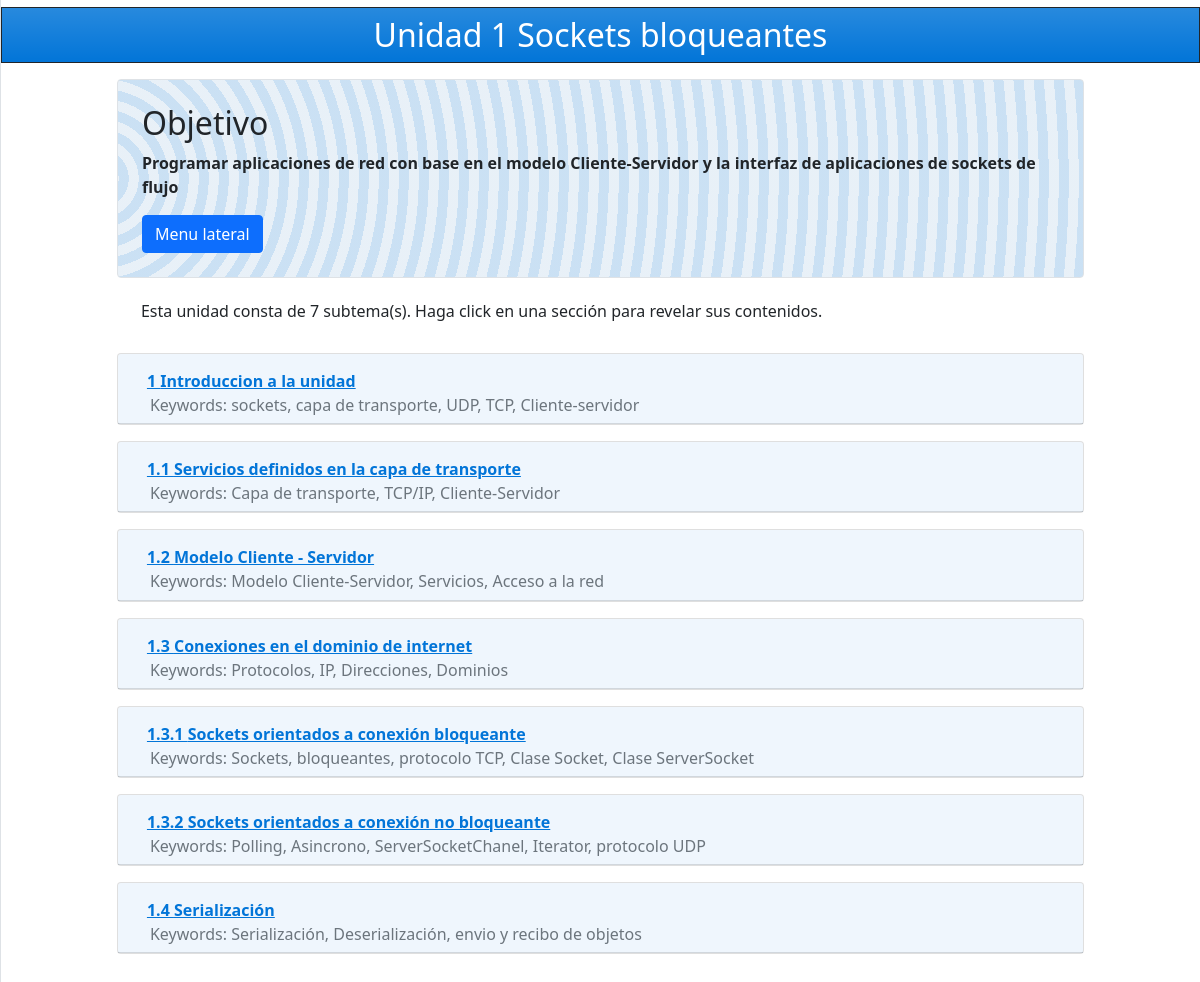
The app's page /1/, older data.
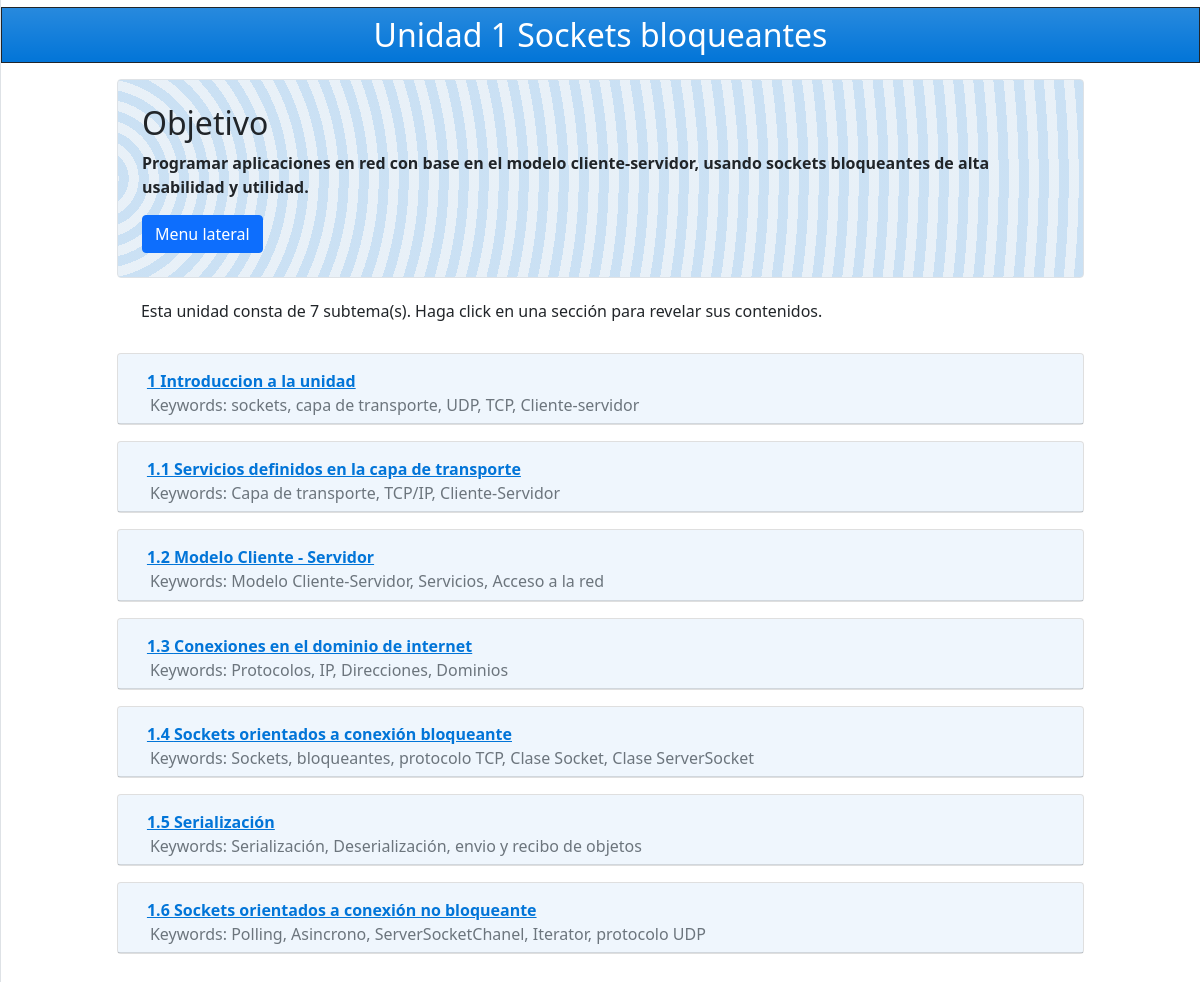
The same page, newer data.
### gestion/models.py (models this page shows, shortened)
class BaseUnit(models.Model):
    class Meta:
        abstract = True
    name = models.CharField(
        max_length=50, help_text="Nombre de la unidad.", verbose_name="Nombre de la unidad"
    )
    order = models.PositiveIntegerField(
        unique=True, help_text="Índice de la unidad (usado para ordenar cada unidad).", verbose_name="Índice"
    )

class Unit(BaseUnit):
    class Meta:
        ordering = ("order",)
    goal = models.CharField(
        max_length=200, default="Ejemplo", help_text="Objetivo de la materia.", verbose_name="Objetivo"
    )
    header_color = ColorField(default="#000000", help_text="Color de la barra principal.")

class SubUnit(BaseUnit):
    class Meta:
        ordering = ("order",)
    parent = models.ForeignKey(
        Unit,
        on_delete=models.CASCADE,
        related_name="SubUnit",
        help_text="Sección padre de esta subunidad.",
        verbose_name="Sección padre",
    )
    contents = HTMLField(help_text="Contenidos de esta subunidad.")
    keywords = models.TextField(
        max_length=1000, help_text="Palabras clave (opcionales).", blank=True, null=True
    )
    order_as_str = models.CharField(
        max_length=10,
        unique=True,
        help_text="Índice a mostrar en el sitio (Ej: 1.2.3).",
        verbose_name="Índice (temario)",
    )

### gestion/views.py (the view)
# urls.py: path("<int:order>/", views.unit, name="unit"),
def unit(request, order: int):
    if this_unit := Unit.objects.filter(order=order).first():
        return render(
            request,
            "unit.html",
            context={
                "this_unit": this_unit,
                "units": Unit.objects.all(),
                "subunits": SubUnit.objects.filter(parent=this_unit),
            },
        )
    raise Http404()

### gestion/templates/unit.html (shortened to what this page needs)
{% extends 'base.html' %}
{% block content %}
	<div style="padding-top: 7px;">
        <div class="text-white text-center mx-auto p-2 bg-gradient border border-dark" style="background-color: {{ this_unit.header_color }};">
			<h2 style="margin-bottom: 0"> Unidad {{this_unit.order}} {{this_unit.name}}</h2>
        </div>
        <div class="col col-md-10 p-3 mx-auto">
            <div class="bg-light p-4 rounded border border_acccent soft_accent">
                <h2 id="objetivo">Objetivo</h2>
                <p class="font-weight-bold">
                	{{ this_unit.goal }}
                </p>
                <button class="btn btn-primary text-white" id="sidebarToggle">Menu lateral</button>
            </div>
            <div class="p-4">
                <h6>Esta unidad consta de {{ subunits | length}} subtema(s). Haga click en una sección para revelar sus contenidos.</h6>
            </div>
            <div>
                {% for item in subunits %}
                    <div class="card mb-3">
                        <div class="card-header softer_accent" id="heading_{{item.order}}">
                                <button class="btn btn-link font-weight-bold" data-toggle="collapse" data-target="#collapse_{{item.order}}"
                                    aria-expanded="true" aria-controls="collapse_{{item.order}}">
                                    {{item.order_as_str}} {{item.name}}
                                </button>
                                {% if item.keywords %}
                                    <h6 class="card-subtitle ml-3 text-muted">Keywords: {{ item.keywords }}</h6>
                                {% endif %}
                        </div>
                    </div>
                {% endfor %}
            </div>
        </div>
    </div>
  </div>
{% endblock %}

Row changes from the older to the newer data that the page shows:
changed Unit "Sockets bloqueantes": goal "Programar aplicaciones de red con base en el modelo Cliente-Servidor y la interfaz de aplicaciones de sockets de flujo" → "Programar aplicaciones en red con base en el modelo cliente-servidor, usando sockets bloqueantes de alta usabilidad y utilidad."
changed SubUnit "Sockets orientados a conexión bloqueante": order_as_str "1.3.1" → "1.4"
changed SubUnit "Serialización": order_as_str "1.4" → "1.5"; moves up the list
changed SubUnit "Sockets orientados a conexión no bloqueante": order_as_str "1.3.2" → "1.6"
